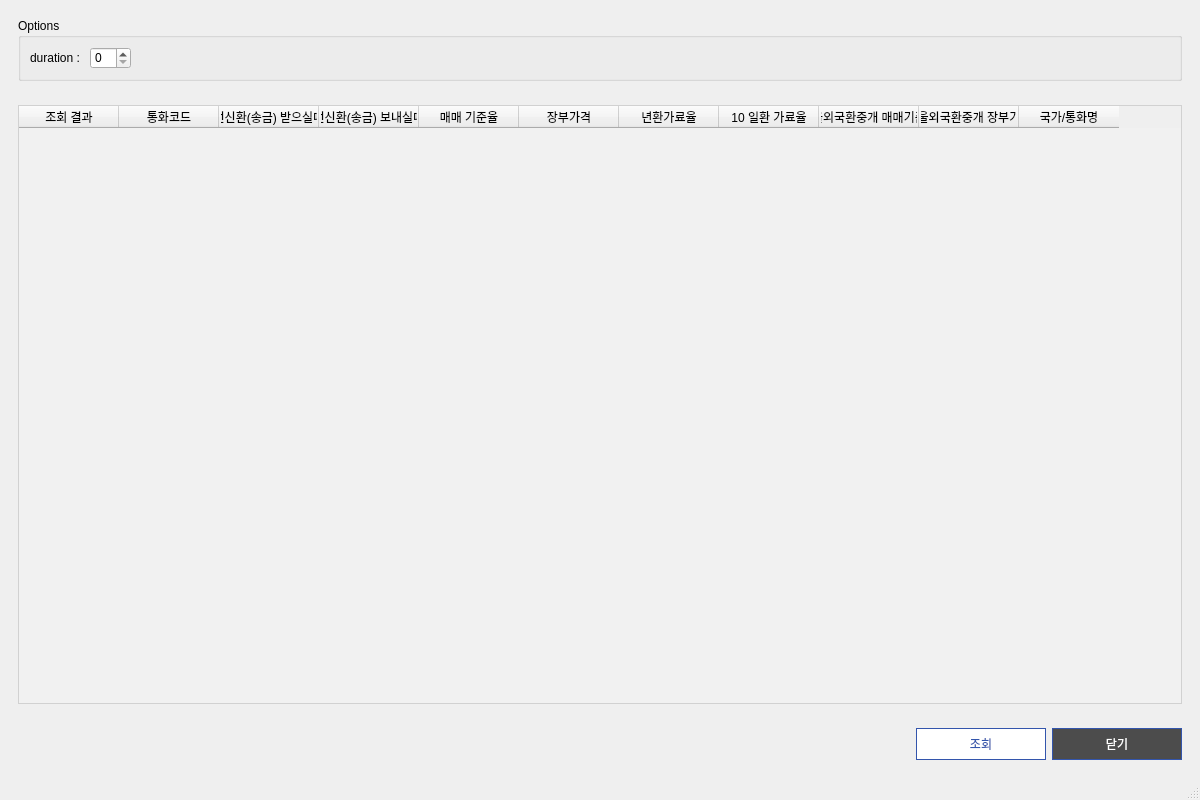
<?xml version="1.0" encoding="UTF-8"?>
<ui version="4.0">
 <class>MainWindow</class>
 <widget class="QMainWindow" name="MainWindow">
  <property name="geometry">
   <rect>
    <x>0</x>
    <y>0</y>
    <width>1200</width>
    <height>800</height>
   </rect>
  </property>
  <property name="windowTitle">
   <string>MainWindow</string>
  </property>
  <property name="styleSheet">
   <string notr="true">QPushButton {
	background-color: white;
	color:rgb(51, 85, 172);
	font: 9pt &quot;굴림&quot;;
	border: 1px solid rgb(51, 85, 172);
	min-width: 128;
	height: 30;
}

QPushButton:hover {
	background-color: rgb(241, 241, 241);
}

QPushButton:pressed {
	background-color: rgb(218, 234, 255);
	color:rgb(51, 85, 172);
	font: 9pt &quot;굴림&quot;;
	border: 1px solid rgb(51, 85, 172);
}

QPushButton:checked {
background-color: rgb(218, 234, 255);
	color:rgb(51, 85, 172);
	font: 9pt &quot;굴림&quot;;
	border: 1px solid rgb(51, 85, 172)
}

QPushButton#pushButton_save, 
QPushButton#pushButton_load_info, 
QPushButton#pushButton_save_biz, 
QPushButton#pushButton_save_index, 
QPushButton#pushButton_save_result,
QPushButton#pushButton_load_biz_info,
QPushButton#pushButton_print {
	background-color:rgb(51, 85, 172);
	color: white;
	font: 9pt &quot;굴림&quot;;
	border: 1px solid rgb(51, 85, 172);
	min-width: 128;
	height: 30;
}

QPushButton#pushButton_save:pressed, 
QPushButton#pushButton_load_info:pressed, 
QPushButton#pushButton_save_biz:pressed, 
QPushButton#pushButton_save_index:pressed, 
QPushButton#pushButton_save_result:pressed,
QPushButton#pushButton_load_biz_info:pressed {
	background-color: rgb(0, 0, 127);
	color: white;
	font: 9pt &quot;굴림&quot;;
	border: 1px solid rgb(51, 85, 172);
	min-width: 128;
	height: 30;
}

QTabBar::tab {
	background-color: white;
	color: rgb(110, 118, 144);
	font: 9pt &quot;굴림&quot;;
	border: 1px solid rgb(224, 231, 240);
	padding: 6px;
}

QTabBar::tab:selected {
	background-color: rgb(224, 231, 240);
	color: rgb(51, 85, 172);
	font: 9pt &quot;굴림&quot;;
	border: 1px solid rgb(224, 231, 240);
	padding: 6px;
}

QPlainTextEdit#plainTextEdit_memo {
	background-color: rgb(241, 241, 241);
	border: 1px solid rgb(202, 208, 216);
	font: 9pt &quot;굴림&quot;;
	height: 80px;
}

QPlainTextEdit#plainTextEdit_etc {
	background-color: white;
	border: 1px solid rgb(202, 208, 216);
	font: 9pt &quot;굴림&quot;;
	height: 80px;
}

QTableWidget {
	color: rgb(34, 34, 34);
	font: 9pt &quot;굴림&quot;;
	gridline-color: rgb(224, 231, 230);
	border: 1px solid rgb(209, 209, 209);
	background-color: rgb(241, 241, 241);
}

QComboBox {
    background-color: white;
	color: black;
	font: 9pt &quot;굴림&quot;;
}</string>
  </property>
  <widget class="QWidget" name="centralwidget">
   <layout class="QVBoxLayout" name="verticalLayout_4">
    <item>
     <widget class="QWidget" name="widget_2" native="true">
      <layout class="QVBoxLayout" name="verticalLayout_2">
       <item>
        <widget class="QGroupBox" name="groupBox">
         <property name="title">
          <string>Options</string>
         </property>
         <layout class="QHBoxLayout" name="horizontalLayout">
          <item>
           <widget class="QLabel" name="label">
            <property name="text">
             <string>duration : </string>
            </property>
           </widget>
          </item>
          <item>
           <widget class="QSpinBox" name="spinBox_duration"/>
          </item>
          <item>
           <spacer name="horizontalSpacer">
            <property name="orientation">
             <enum>Qt::Horizontal</enum>
            </property>
            <property name="sizeHint" stdset="0">
             <size>
              <width>40</width>
              <height>20</height>
             </size>
            </property>
           </spacer>
          </item>
         </layout>
        </widget>
       </item>
      </layout>
     </widget>
    </item>
    <item>
     <widget class="QWidget" name="widget" native="true">
      <layout class="QVBoxLayout" name="verticalLayout">
       <item>
        <widget class="QTableWidget" name="tableWidget_exchange_trader">
         <column>
          <property name="text">
           <string>조회 결과</string>
          </property>
         </column>
         <column>
          <property name="text">
           <string>통화코드</string>
          </property>
         </column>
         <column>
          <property name="text">
           <string>전신환(송금) 받으실때</string>
          </property>
         </column>
         <column>
          <property name="text">
           <string>전신환(송금) 보내실때</string>
          </property>
         </column>
         <column>
          <property name="text">
           <string>매매 기준율</string>
          </property>
         </column>
         <column>
          <property name="text">
           <string>장부가격</string>
          </property>
         </column>
         <column>
          <property name="text">
           <string>년환가료율</string>
          </property>
         </column>
         <column>
          <property name="text">
           <string>10 일환 가료율</string>
          </property>
         </column>
         <column>
          <property name="text">
           <string>서울외국환중개 매매기준율</string>
          </property>
         </column>
         <column>
          <property name="text">
           <string>서울외국환중개 장부가격</string>
          </property>
         </column>
         <column>
          <property name="text">
           <string>국가/통화명</string>
          </property>
         </column>
        </widget>
       </item>
      </layout>
     </widget>
    </item>
    <item>
     <widget class="QWidget" name="widget_3" native="true">
      <layout class="QHBoxLayout" name="horizontalLayout_2">
       <item>
        <spacer name="horizontalSpacer_2">
         <property name="orientation">
          <enum>Qt::Horizontal</enum>
         </property>
         <property name="sizeHint" stdset="0">
          <size>
           <width>40</width>
           <height>20</height>
          </size>
         </property>
        </spacer>
       </item>
       <item>
        <widget class="QPushButton" name="pushButton_refresh">
         <property name="text">
          <string>조회</string>
         </property>
        </widget>
       </item>
       <item>
        <widget class="QPushButton" name="pushButton_exit">
         <property name="styleSheet">
          <string notr="true">    background-color:rgb(76, 76, 76);
    color: white;
    font: 9pt &quot;굴림&quot;;
    border: 1px solid rgb(51, 85, 172);
    min-width: 128;
    height: 30;</string>
         </property>
         <property name="text">
          <string>닫기</string>
         </property>
        </widget>
       </item>
      </layout>
     </widget>
    </item>
   </layout>
  </widget>
  <widget class="QMenuBar" name="menubar">
   <property name="geometry">
    <rect>
     <x>0</x>
     <y>0</y>
     <width>1200</width>
     <height>26</height>
    </rect>
   </property>
  </widget>
  <widget class="QStatusBar" name="statusbar"/>
 </widget>
 <resources/>
 <connections>
  <connection>
   <sender>pushButton_exit</sender>
   <signal>clicked()</signal>
   <receiver>MainWindow</receiver>
   <slot>close()</slot>
   <hints>
    <hint type="sourcelabel">
     <x>1031</x>
     <y>786</y>
    </hint>
    <hint type="destinationlabel">
     <x>559</x>
     <y>424</y>
    </hint>
   </hints>
  </connection>
 </connections>
</ui>
